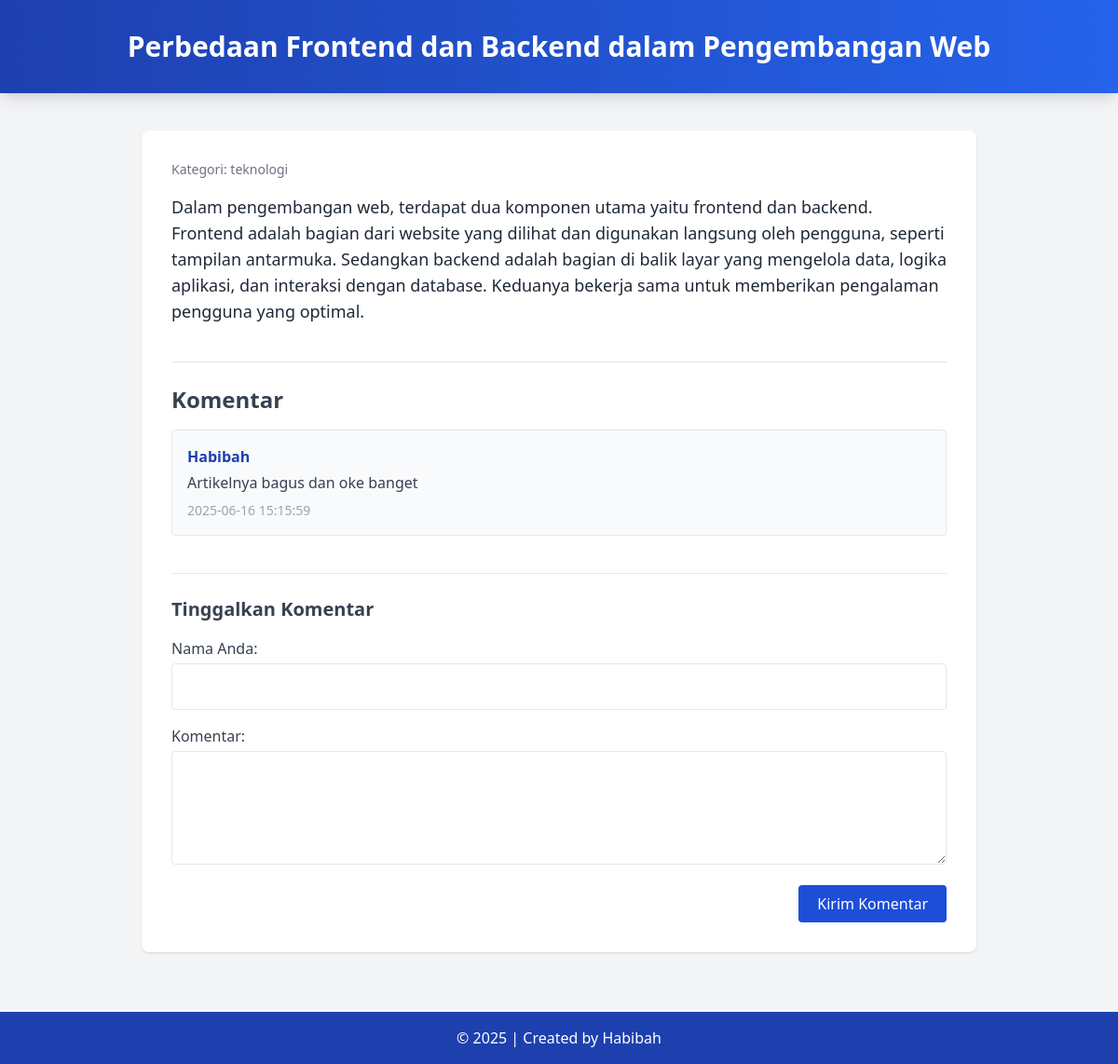
/admin/detail_artikel.php?id=6, run on the app's committed database.
### tables this page shows
CREATE TABLE `tbl_artikel` (
  `id_artikel` int(5) NOT NULL,
  `nama_artikel` text NOT NULL,
  `isi_artikel` text NOT NULL,
  `kategori` varchar(100) NOT NULL
);

CREATE TABLE `tbl_komentar` (
  `id_komentar` int(11) NOT NULL,
  `id_artikel` int(11) NOT NULL,
  `nama_pengunjung` varchar(100) DEFAULT NULL,
  `isi_komentar` text DEFAULT NULL,
  `status` enum('pending','diterima','ditolak') DEFAULT 'pending',
  `created_at` timestamp NOT NULL DEFAULT current_timestamp()
);

### admin/detail_artikel.php (the view, shortened to what this page needs)
<?php
include "../koneksi.php";
$id_artikel = $_GET['id'];
$query = mysqli_query($db, "SELECT * FROM tbl_artikel WHERE id_artikel='$id_artikel'");
$data = mysqli_fetch_assoc($query);
?>
<!DOCTYPE html>
<html lang="en">
<head>
    <script src="https://cdn.tailwindcss.com"></script>
</head>
<body class="bg-gray-100 text-gray-800">
    <header class="bg-gradient-to-r from-blue-800 to-blue-600 text-white py-8 shadow-lg">
        <div class="text-center">
            <h1 class="text-3xl font-bold"><?= htmlspecialchars($data['nama_artikel']) ?></h1>
        </div>
    </header>
    <main class="max-w-4xl mx-auto bg-white p-8 mt-10 rounded-lg shadow">
        <p class="text-sm text-gray-500 mb-4">Kategori: <span class="font-medium"><?= htmlspecialchars($data['kategori']) ?></span></p>
        <article class="prose max-w-none text-lg text-gray-800 mb-10">
            <?= nl2br(htmlspecialchars($data['isi_artikel'])) ?>
        </article>
        <div class="border-t pt-6">
            <h2 class="text-2xl font-semibold text-gray-700 mb-4">Komentar</h2>
            <?php
            $komen = mysqli_query($db, "SELECT * FROM tbl_komentar WHERE id_artikel='$id_artikel' AND status='diterima' ORDER BY created_at DESC");
            while ($k = mysqli_fetch_array($komen)) {
                echo "<div class='mb-6 p-4 bg-gray-50 border rounded'>";
                echo "<p class='font-semibold text-blue-800'>" . htmlspecialchars($k['nama_pengunjung']) . "</p>";
                echo "<p class='text-gray-700 mt-1'>" . nl2br(htmlspecialchars($k['isi_komentar'])) . "</p>";
                echo "<p class='text-sm text-gray-400 mt-2'>" . $k['created_at'] . "</p>";
                echo "</div>";
            }
            ?>
        </div>
        <div class="mt-10 border-t pt-6">
            <h2 class="text-xl font-semibold text-gray-700 mb-4">Tinggalkan Komentar</h2>
            <form action="simpan_komentar.php" method="post" class="space-y-4">
                <div>
                    <label class="block text-gray-700 font-medium mb-1" for="nama_pengunjung">Nama Anda:</label>
                    <input type="text" name="nama_pengunjung" id="nama_pengunjung" required class="w-full p-3 border rounded focus:outline-none focus:ring focus:ring-blue-300">
                </div>
                <div>
                    <label class="block text-gray-700 font-medium mb-1" for="isi_komentar">Komentar:</label>
                    <textarea name="isi_komentar" id="isi_komentar" rows="4" required class="w-full p-3 border rounded focus:outline-none focus:ring focus:ring-blue-300"></textarea>
                </div>
                <div class="text-right">
                    <button type="submit" class="bg-blue-700 hover:bg-blue-800 text-white px-5 py-2 rounded transition">Kirim Komentar</button>
                </div>
            </form>
        </div>
    </main>
    <footer class="bg-blue-800 text-white text-center py-4 mt-16">
        &copy; <?= date('Y'); ?> | Created by Habibah
    </footer>
</body>
</html>

### data on the page
tbl_artikel: nama_artikel "Perbedaan Frontend dan Backend dalam Pengembangan Web", kategori "teknologi", isi_artikel "Dalam pengembangan web, terdapat dua komponen utama yaitu frontend dan backend. Frontend adalah bagian dari website yang dilihat dan digunakan langsung oleh pengguna, seperti tampilan antarmuka. Sedangkan backend adalah bagian di balik layar yang mengelola data, logika aplikasi, dan interaksi dengan database. Keduanya bekerja sama untuk memberikan pengalaman pengguna yang optimal."
tbl_komentar: nama_pengunjung "Habibah", isi_komentar "Artikelnya bagus dan oke banget", created_at "2025-06-16 15:15:59"
